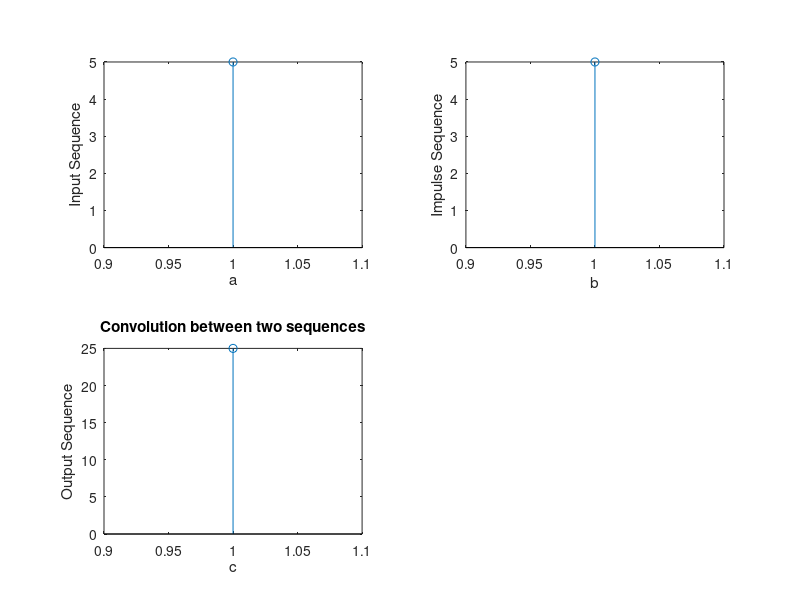

Write the MATLAB code that produced this figure.
x = input('Enter the first sequece');
h = input('Enter the second sequence');
y = conv(x, h);
subplot(2, 2, 1);
stem(x);
xlabel('a');
ylabel('Input Sequence');
subplot(2, 2, 2);
stem(h);
xlabel('b');
ylabel('Impulse Sequence');
subplot(2, 2, 3);
stem(y);
xlabel('c');
ylabel('Output Sequence');
title('Convolution between two sequences');